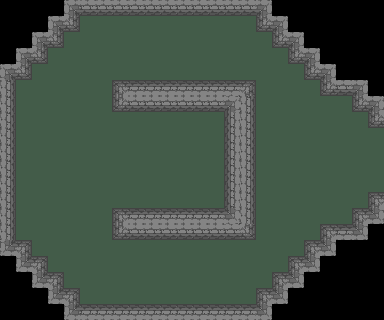

This is a level from a 2D game, rendered from its Tiled map with the project's own tilesets. A one-line summary and the map file follow, with tile-layer data summarised:
An orthogonal 24x20 tile map with 16x16 px tiles, 3 tile layers (base, mid, top) and 4 objects (entry, exit, shrine, music).

<map version="2017.05.26" orientation="orthogonal" renderorder="right-down" width="24" height="20" tilewidth="16" tileheight="16" nextobjectid="145">
 <tileset firstgid="1" name="tileset.png" tilewidth="16" tileheight="16" tilecount="128" columns="32">
  <image source="../images/tileset.png" width="512" height="64" />
 </tileset>
 <layer name="base" width="24" height="20">
  <properties>
   <property name="tileset" value="tileset.png" />
  </properties>
  <data>[480 cells, 480 non-empty, 14 distinct tile ids]</data>
 </layer>
 <layer name="mid" width="24" height="20">
  <properties>
   <property name="tileset" value="tileset.png" />
  </properties>
  <data>[480 cells, 0 non-empty, 0 distinct tile ids]</data>
 </layer>
 <layer name="top" width="24" height="20">
  <properties>
   <property name="tileset" value="tileset.png" />
  </properties>
  <data>[480 cells, 0 non-empty, 0 distinct tile ids]</data>
 </layer>
 <objectgroup name="objects">
  <object id="141" name="entry_right" type="entry" x="336" y="152" width="16" height="16">
   <properties>
    <property name="entryid" value="1" />
   </properties>
  </object>
  <object id="142" name="exit_top" type="exit" x="360" y="128" width="24" height="64">
   <properties>
    <property name="entryid" value="2" />
    <property name="target" value="northofwimborne.tmx" />
   </properties>
  </object>
  <object id="143" name="Shrine" type="shrine" x="160" y="144" width="32" height="32">
   <properties>
    <property name="id" value="1" />
   </properties>
  </object>
  <object id="144" name="puzzle" type="music" x="0" y="0" width="16" height="16" />
 </objectgroup>
 <objectgroup color="#ff0000" name="traps" />
 <objectgroup name="enemies" />
</map>
